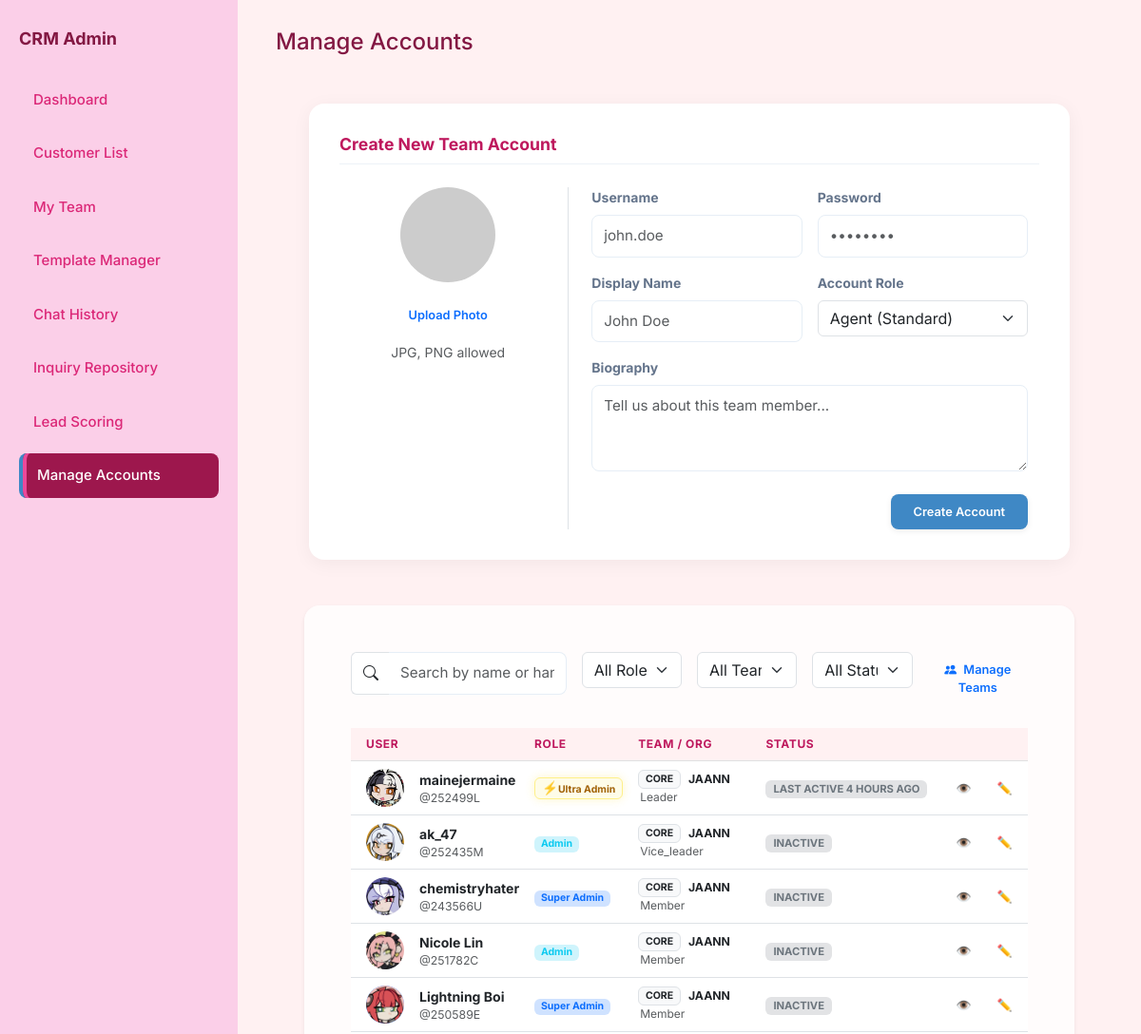
Page /admin/create-account (signed in, upper part) on the earlier database version.
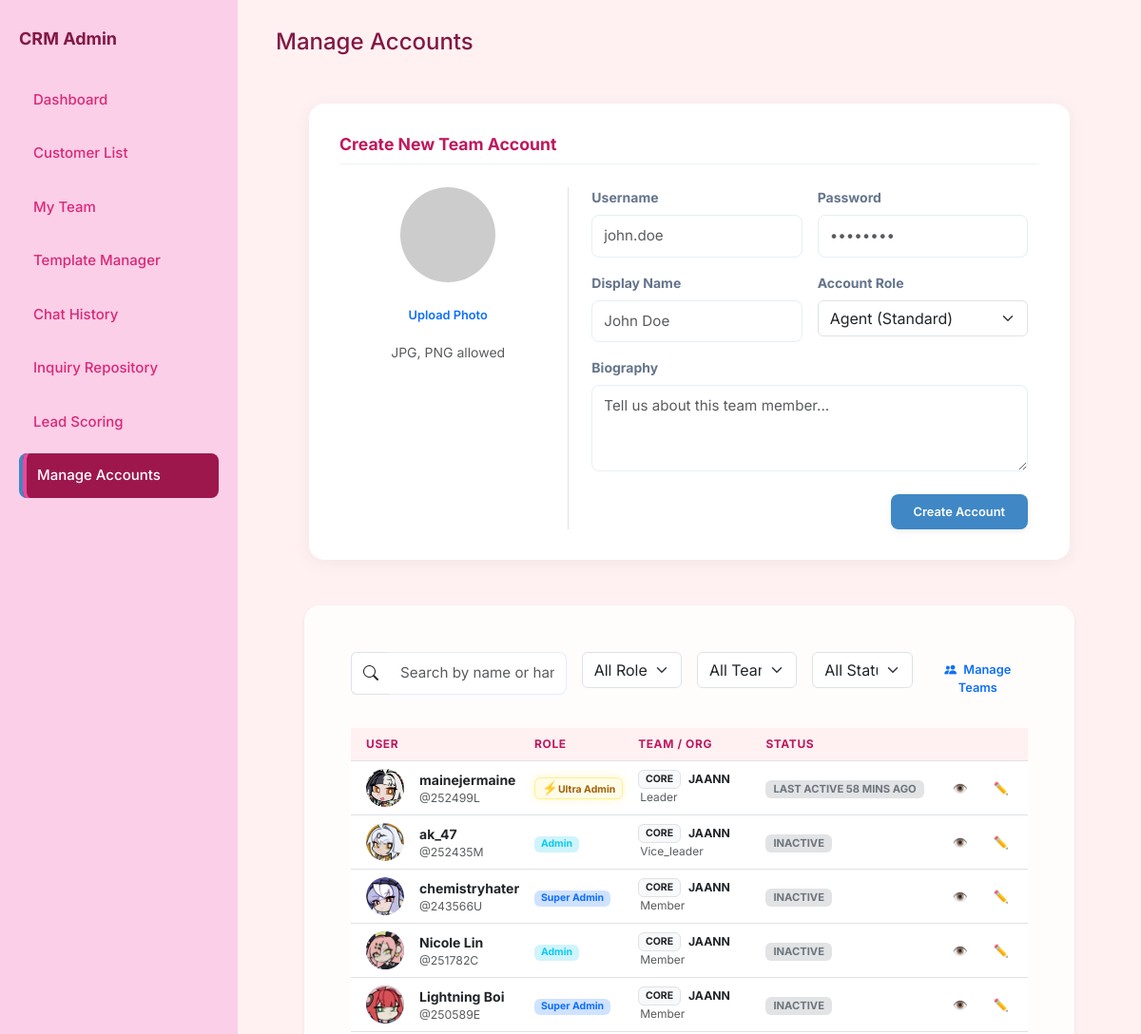
Same page on the later database version.
### app.py (models this page shows, shortened)
class User(db.Model):
    id = db.Column(db.Integer, primary_key=True)
    username = db.Column(db.String(80), unique=True, nullable=False)
    password = db.Column(db.String(200), nullable=False)
    name = db.Column(db.String(100), default='Admin')
    bio = db.Column(db.Text, default='')
    profile_picture = db.Column(db.String(200), default='https://ui-avatars.com/api/?name=Admin&background=random')
    role = db.Column(db.String(20), default='agent') # super_admin, agent
    preferences = db.Column(db.Text, default='{}') # Stores dashboard layout/stats as JSON
    last_active = db.Column(db.String(50))
    team_id = db.Column(db.Integer, db.ForeignKey('team.id'), nullable=True)
    team_role = db.Column(db.String(20)) # leader, vice_leader, member
    last_active_team_chat = db.Column(db.String(50)) # Timestamp of last time user viewed team chat
    @property
    def status_display(self):
        if not self.last_active:
            return "Inactive"
        try:
            from datetime import datetime
            last = datetime.strptime(self.last_active, '%Y-%m-%d %H:%M:%S')
            now = datetime.now()
            diff = now - last
            minutes = divmod(diff.total_seconds(), 60)[0]
            if minutes < 5:
                return "Active"
            elif minutes < 60:
                return f"Last active {int(minutes)} mins ago"
            elif minutes < 1440:
                return f"Last active {int(minutes // 60)} hours ago"
            else:
                return f"Last active {int(minutes // 1440)} days ago"
        except:
            return "Inactive"

class Team(db.Model):
    id = db.Column(db.Integer, primary_key=True)
    name = db.Column(db.String(100), unique=True, nullable=False)
    profile_picture = db.Column(db.String(255), default='https://ui-avatars.com/api/?name=Team&background=random')
    description = db.Column(db.Text, default='')
    role = db.Column(db.String(50)) # e.g., "Corporate Sales", "Customer Support"
    department = db.Column(db.String(50))
    team_score = db.Column(db.Integer, default=0)
    team_tag = db.Column(db.String(50))
    created_at = db.Column(db.String(50))
    members = db.relationship('User', backref='team_obj', foreign_keys='User.team_id', lazy=True)

### app.py (the view, shortened to what this page needs)
@app.route('/admin/create-account', methods=['GET', 'POST'])
def admin_create_account():
    if not session.get('logged_in'):
        return redirect(url_for('login'))
    current_user = User.query.get(session.get('user_id'))
    if current_user.username != '252499L' and current_user.role not in ['super_admin', 'admin']:
        return render_template('404.html'), 404
    promotion_requests = []
    total_super_admins = 0
    if current_user.role in ['super_admin', 'ultra_admin']:
        promotion_requests = PromotionRequest.query.filter_by(status='pending').all()
        total_super_admins = User.query.filter_by(role='super_admin').count()
    return render_template('create_account.html',
                           users=User.query.all(),
                           teams=Team.query.all(),
                           promotion_requests=promotion_requests,
                           total_super_admins=total_super_admins,
                           me=current_user)

### app.py (called while the page is built)
@app.context_processor
def context_processor():
    from flask import g
    return dict(
        team_pending_requests_count=getattr(g, 'team_pending_requests_count', 0),
        unread_team_messages=getattr(g, 'unread_team_messages', False)
    )

@app.context_processor
def inject_user_preferences():
    theme = 'light'
    if has_request_context() and 'user_id' in session:
        user_id = session.get('user_id')
        user = User.query.get(user_id)
        if user and user.preferences:
            try:
                import json
                prefs = json.loads(user.preferences)
                theme = prefs.get('theme', 'light')
            except:
                pass
    return dict(current_theme=theme)

### templates/create_account.html (shortened to what the changed rows need)
<!DOCTYPE html>
<html lang="en">
<head>
    <link href="https://cdn.jsdelivr.net/npm/bootstrap@5.3.0/dist/css/bootstrap.min.css" rel="stylesheet">
    <link rel="stylesheet" href="https://cdn.jsdelivr.net/npm/bootstrap-icons@1.11.1/font/bootstrap-icons.css">
    <link rel="stylesheet" href="{{ url_for('static', filename='style.css') }}">
</head>
<body id="page-admin-accounts"
    class="{% if current_theme and current_theme != 'light' %}theme-{{ current_theme }}{% endif %}">
    <aside class="sidebar">
        <h2>CRM Admin</h2>
    </aside>
    <main class="main">
        <div class="header">
            <div class="header-left">
                <h1 style="margin:0; font-size: 24px;">Manage Accounts</h1>
            </div>
        </div>
        <div class="content-body" style="padding: 30px;">
            <div class="card shadow-sm border-0" style="border-radius: 16px;">
                <div class="card-body p-4">
                    <div class="table-responsive">
                        <table class="table table-hover align-middle" id="accountsTable">
                            <thead class="table-light">
                                <tr>
                                    <th class="ps-3">User</th>
                                    <th>Role</th>
                                    <th>Team / Org</th>
                                    <th>Status</th>
                                    <th class="text-end pe-3">Actions</th>
                                </tr>
                            </thead>
                            <tbody>
                                {% for user in users %}
                                <tr>
                                    <td class="ps-3">
                                        <div class="d-flex align-items-center">
                                            <div class="avatar-circle me-3"
                                                style="width: 40px; height: 40px; border-radius: 50%; overflow: hidden;">
                                                {% if user.profile_picture and 'http' in user.profile_picture %}
                                                <img src="{{ user.profile_picture }}" alt="User"
                                                    style="width: 100%; height: 100%; object-fit: cover;">
                                                {% elif user.profile_picture %}
                                                <img src="{{ url_for('static', filename='uploads/' + user.profile_picture) }}"
                                                    alt="User" style="width: 100%; height: 100%; object-fit: cover;">
                                                {% else %}
                                                <div
                                                    class="bg-light text-primary d-flex align-items-center justify-content-center w-100 h-100 fw-bold">
                                                    {{ user.username[0] | upper }}
                                                </div>
                                                {% endif %}
                                            </div>
                                             <div style="cursor: pointer;" onclick="showAgentProfile('{{ user.id }}')">
                                                 <div class="fw-bold">{{ user.name }}</div>
                                                 <div class="text-muted small">@{{ user.username }}</div>
                                             </div>
                                        </div>
                                    </td>
                                    <td>
                                        {% if user.role == 'ultra_admin' %}
                                        <span class="badge role-ultra-admin">Ultra Admin</span>
                                        {% elif user.role == 'super_admin' %}
                                        <span class="badge bg-primary-subtle text-primary">Super Admin</span>
                                        {% elif user.role == 'admin' %}
                                        <span class="badge bg-info-subtle text-info">Admin</span>
                                        {% else %}
                                        <span class="badge bg-secondary-subtle text-secondary">Agent</span>
                                        {% endif %}
                                    </td>
                                    <td>
                                        {% if user.team_obj %}
                                        <div class="d-flex align-items-center" style="cursor: pointer;"
                                            onclick="showTeamDetails('{{ user.team_id }}')">
                                            <span class="badge bg-light text-dark border me-2">{{ user.team_obj.team_tag
                                                or 'TEAM' }}</span>
                                            <span class="small fw-bold">{{ user.team_obj.name }}</span>
                                        </div>
                                        <div class="small text-muted" style="font-size: 0.75rem; margin-left: 2px;">
                                            {{ user.team_role | title if user.team_role else 'Member' }}
                                        </div>
                                        {% else %}
                                        <span class="text-muted small">No Team</span>
                                        {% endif %}
                                    </td>
                                    <td>
                                        {% set status = user.status_display %}
                                        <span
                                            class="badge {% if 'Active' in status %}bg-success-subtle text-success{% else %}bg-secondary-subtle text-secondary{% endif %} px-2 py-1"
                                            style="font-size: 0.7rem;">
                                            {{ status | upper }}
                                        </span>
                                    </td>
                                    <td class="text-end pe-3" data-search-team="{{ user.team_id or 'none' }}"
                                        data-search-role="{{ user.role }}"
                                        data-search-status="{{ 'Active' if 'Active' in status else 'Inactive' }}">
                                        <div class="btn-group">
                                            <button class="btn btn-sm btn-outline-primary"
                                                onclick="showAgentProfile('{{ user.id }}')" title="View Profile">
                                                👁️
                                            </button>
                                            {% set can_edit = (session.get('user_role') in ['ultra_admin',
                                            'super_admin']) or
                                            (session.get('user_role') == 'admin' and user.role == 'agent') %}
                                            <button class="btn btn-sm btn-outline-warning"
                                                onclick="editUser('{{ user.id }}')" title="Edit Account" >
                                                ✏️
                                            </button>
                                            {% set can_delete = (session.get('user_role') == 'ultra_admin') or
                                            (session.get('user_role') == 'super_admin' and user.role not in
                                            ['super_admin', 'ultra_admin']) or
                                            (session.get('user_role') == 'admin' and user.role == 'agent') %}
                                            {% if session.get('user_id') == user.id %}
                                            {% set can_delete = false %}
                                            {% endif %}
                                            {% if user.username == '252499L' %}
                                            {% set can_delete = false %}
                                            {% endif %}
                                            <button class="btn btn-sm btn-outline-danger"
                                                onclick="confirmDeleteUser('{{ user.id }}', '{{ user.username }}')"
                                                title="Delete Account" {% if not can_delete %}disabled
                                                style="opacity:0.5; cursor:not-allowed;" {% endif %}>
                                            </button>
                                        </div>
                                    </td>
                                </tr>
                                {% endfor %}
                            </tbody>
                        </table>
                    </div>
                </div>
            </div>
        </div>
    </main>
</body>
</html>

Differences in the rows shown:
changed User "mainejermaine": status "LAST ACTIVE 4 HOURS AGO" → "LAST ACTIVE 58 MINS AGO"
